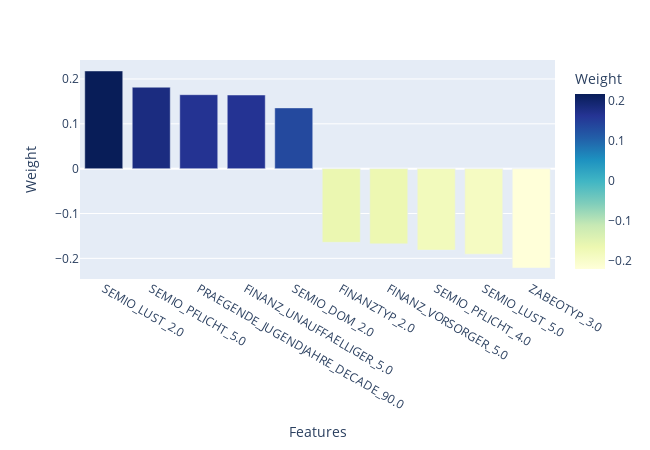

Here is the notebook cell this chart was saved with:
### Code cell
# Map weights for the third principal component to corresponding feature names
map_pca_weights(azdias, 3, 5)

### Figure 1 — Plotly figure (JSON) as saved in the notebook; plotly's stock layout.template omitted (floating-point values rounded to 4 significant figures)
{"data": [{"alignmentgroup": "True", "hovertemplate": "Features=%{x}<br>Weight=%{marker.color}<extra></extra>", "legendgroup": "", "marker": {"color": [0.2178, 0.1816, 0.1649, 0.1642, 0.1355, -0.1641, -0.1677, -0.1816, -0.1906, -0.2216], "coloraxis": "coloraxis", "pattern": {"shape": ""}}, "name": "", "offsetgroup": "", "orientation": "v", "showlegend": false, "textposition": "auto", "type": "bar", "x": ["SEMIO_LUST_2.0", "SEMIO_PFLICHT_5.0", "PRAEGENDE_JUGENDJAHRE_DECADE_90.0", "FINANZ_UNAUFFAELLIGER_5.0", "SEMIO_DOM_2.0", "FINANZTYP_2.0", "FINANZ_VORSORGER_5.0", "SEMIO_PFLICHT_4.0", "SEMIO_LUST_5.0", "ZABEOTYP_3.0"], "xaxis": "x", "y": [0.2178, 0.1816, 0.1649, 0.1642, 0.1355, -0.1641, -0.1677, -0.1816, -0.1906, -0.2216], "yaxis": "y"}], "layout": {"barmode": "relative", "coloraxis": {"colorbar": {"title": {"text": "Weight"}}, "colorscale": [[0, "rgb(255,255,217)"], [0.125, "rgb(237,248,177)"], [0.25, "rgb(199,233,180)"], [0.375, "rgb(127,205,187)"], [0.5, "rgb(65,182,196)"], [0.625, "rgb(29,145,192)"], [0.75, "rgb(34,94,168)"], [0.875, "rgb(37,52,148)"], [1, "rgb(8,29,88)"]]}, "height": 450, "legend": {"tracegroupgap": 0}, "margin": {"t": 60}, "width": 650, "xaxis": {"anchor": "y", "domain": [0, 1], "title": {"text": "Features"}}, "yaxis": {"anchor": "x", "domain": [0, 1], "title": {"text": "Weight"}}}}
